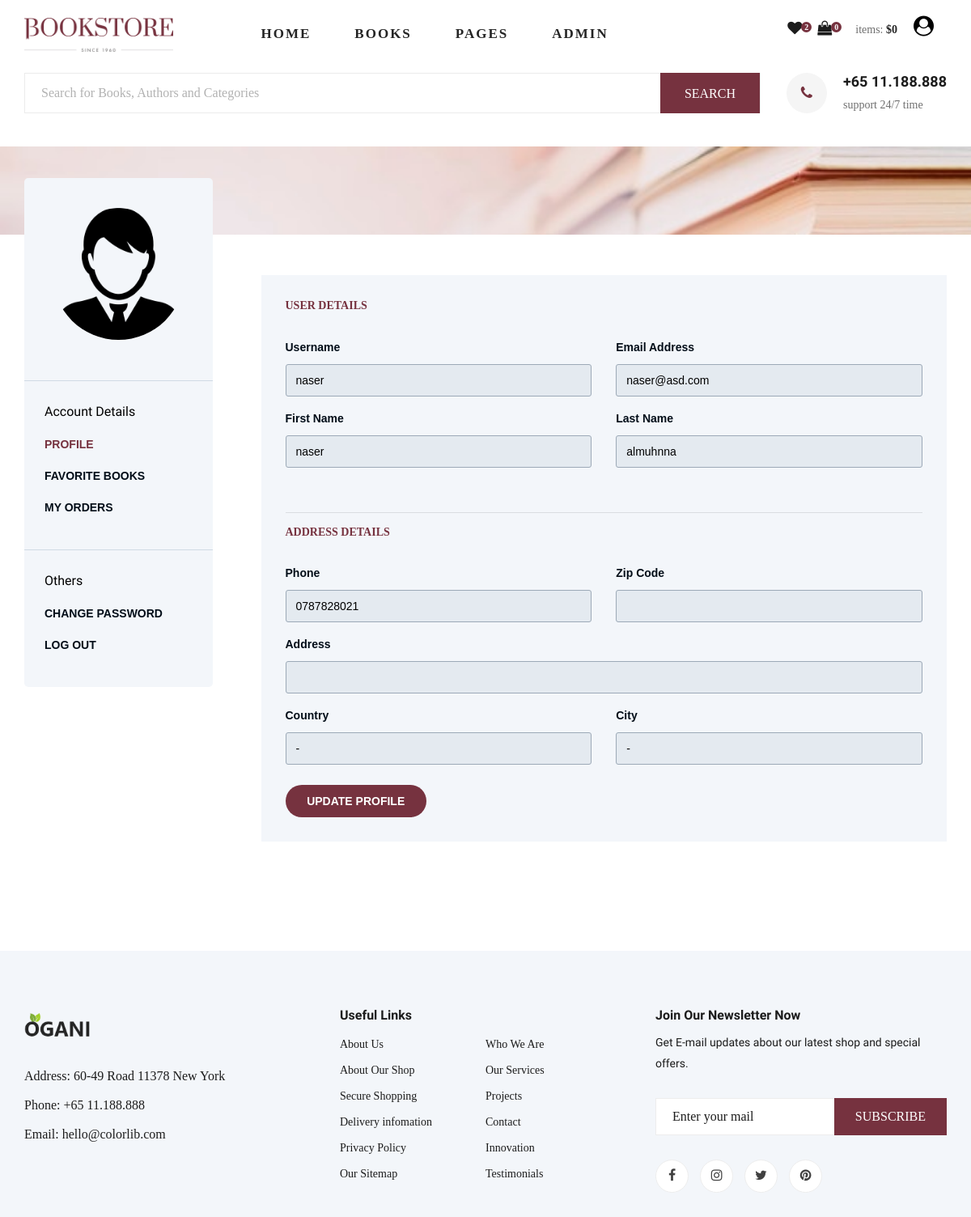
The app's page /users/profile (signed in), older data.
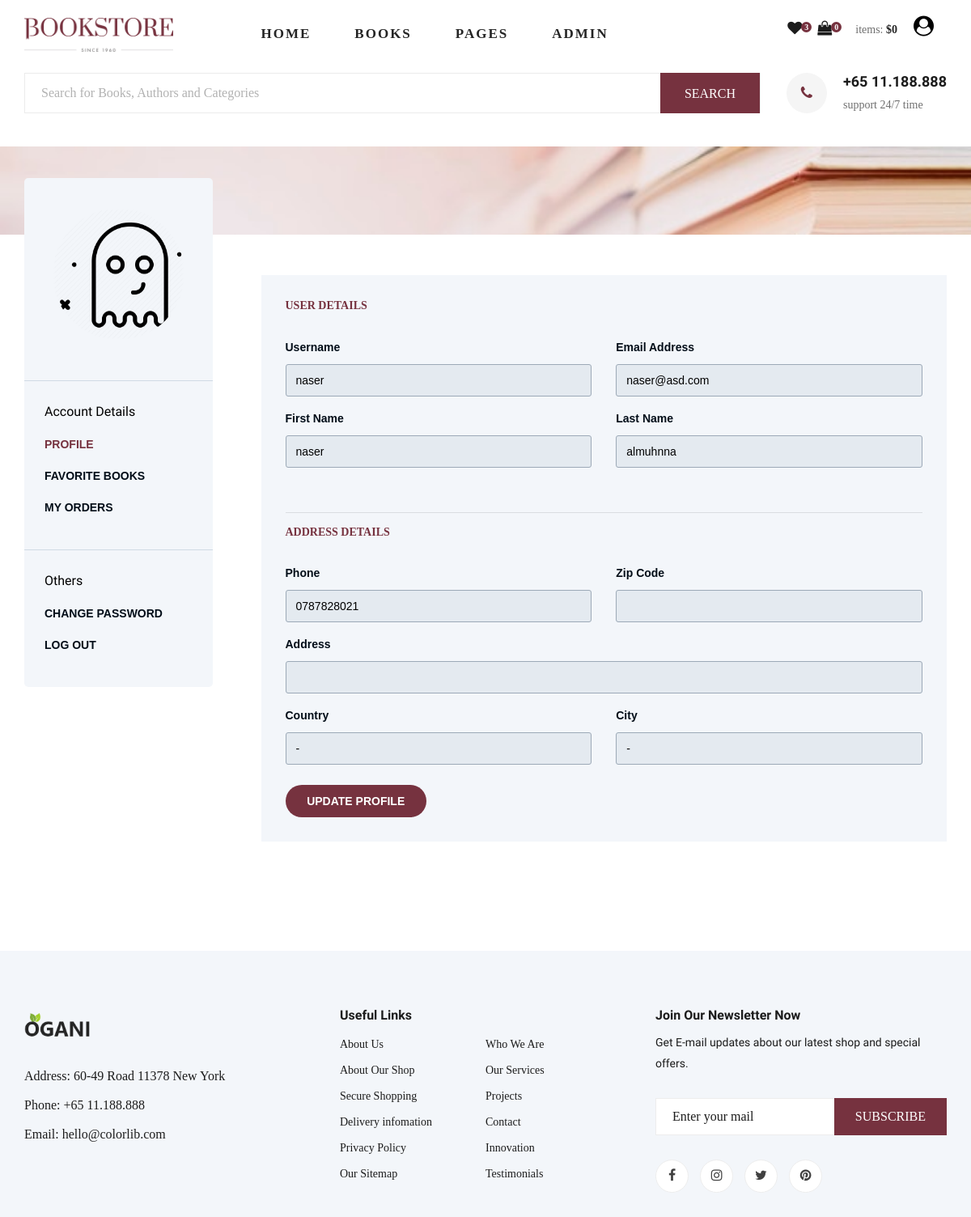
The same page, newer data.
### users/models.py (models this page shows, shortened)
class Profile(models.Model):
    user = models.OneToOneField(User, on_delete=models.CASCADE)
    phone = models.CharField(max_length=15, blank=True)
    address = models.CharField(max_length=150, blank=True)
    zip_code = models.CharField(max_length=8, blank=True)
    city = models.CharField(max_length=40, blank=True)
    country = models.CharField(max_length=40, blank=True)
    image = models.ImageField(upload_to='profile_img', null=True, blank=True)
    slug = models.SlugField(unique=True, null=True, blank=True)

### users/views.py (the view)
# urls.py: path('profile', user_views.profile, name='profile'),
@login_required(login_url='/account/login')
def profile(request):
    context = {
        'profiles': models.Profile.objects.filter(user_id=request.user.id),
    }
    context.update(total_price_items(request.user.id))
    return render(request, 'users/profile.html', context)

### main/views.py (called while the page is built)
def total_price_items(userid):
    shopcart = ShopCart.objects.filter(user_id=userid)
    context = {
        'shopcart': shopcart,
        'total_price': total_price(shopcart),
        'favourites_count': models.Book.objects.filter(
            favourite=userid).count()
    }
    return context

### order/views.py (called while the page is built)
def total_price(shopcart):
    total_price = 0
    for book_in_cart in shopcart:
        if book_in_cart.book.discount_price:
            total_price += book_in_cart.quantity * book_in_cart.book.discount_price
        else:
            total_price += book_in_cart.quantity * book_in_cart.book.price
    return round(total_price, 2)

### templates/users/profile.html (shortened to what the changed rows need)
{% extends "base/main/layout/layout.html" %}
{% load i18n %}
{% load static %}
{% load crispy_forms_tags %}
{% block content %}
<div class="buster-light">
    <div class="page-single">
        <div class="container">
            <div class="row ipad-width">
                {% for profile in profiles %}
                <div class="col-md-3 col-sm-12 col-xs-12">
                    <div class="user-information">
                        <div class="user-img">
                            <a href="#"><img
                                    src="/media/{% if profile.image %}{{ profile.image }}{% else %}default.png{% endif %}"
                                    alt=""><br></a>
                        </div>
                        <div class="user-fav">
                            <p>Account Details</p>
                            <ul>
                                <li class="active"><a href="#">Profile</a></li>
                                <li><a href="{% url 'main:favourite_books_list' slug=user.username %}">Favorite
                                        Books</a></li>
                                <li><a href="{% url 'order:orders_list' %}">My Orders</a></li>
                            </ul>
                        </div>
                        <div class="user-fav">
                            <p>Others</p>
                            <ul>
                                <li><a href="{% url 'users:change_password'  %}">Change password</a></li>
                                <li><a href="{% url 'users:logout'  %}">Log out</a></li>
                            </ul>
                        </div>
                    </div>
                </div>
                <div class="col-md-9 col-sm-12 col-xs-12">
                    <div class="form-style-1 user-pro" action="#">
                        <h4>User details</h4>
                        <div class="row">
                            <div class="col-md-6 form-it">
                                <label>Username</label>
                                <input type="text" value="{{ user.username }}" name="username" disabled>
                            </div>
                            <div class="col-md-6 form-it">
                                <label>Email Address</label>
                                <input type="text"
                                    value="{% if user.email %}{{ user.email }}{% else %}Your@email.com{% endif %}"
                                    name="email" disabled>
                            </div>
                        </div>
                        <div class="row">
                            <div class="col-md-6 form-it">
                                <label>First Name</label>
                                <input type="text" value="{{ user.first_name }}" name="first_name" disabled>
                            </div>
                            <div class="col-md-6 form-it">
                                <label>Last Name</label>
                                <input type="text" value="{{ user.last_name }}" name="last_name" disabled>
                            </div>
                        </div>
                        <br>
                        <hr>
                        <h4>Address details</h4>
                        <div class="row">
                            <div class="col-md-6 form-it">
                                <label>Phone</label>
                                <input type="text" value="{{ profile.phone }}" name="phone" disabled>
                            </div>
                            <div class="col-md-6 form-it">
                                <label>Zip Code</label>
                                <input type="text" value="{{ profile.zip_code }}" name="zip_code" disabled>
                            </div>
                        </div>
                        <div class="row">
                            <div class="col-md-12 form-it">
                                <label>Address</label>
                                <input type="text" value="{{ profile.address }}" name="address" disabled>
                            </div>
                        </div>
                        <div class="row">
                            <div class="col-md-6 form-it">
                                <label>Country</label>
                                <input type="text" value="{{ profile.country }}" name="country" disabled>
                            </div>
                            <div class="col-md-6 form-it">
                                <label>City</label>
                                <input type="text" value="{{ profile.city }}" name="city" disabled>
                            </div>
                        </div>
                        <div class="row">
                            <div class="col-md-3">
                                <a href="{% url 'users:profile_update' %}"><input class="submit" type="submit"
                                        value="Update Profile"></a>
                            </div>
                        </div>
                    </div>
                </div>
                {% endfor %}
            </div>
        </div>
    </div>
</div>
{% endblock %}

Row changes from the older to the newer data that the page shows:
changed Profile: image: picture added in place of a placeholder
Text that changed along with them:
{{ favourites_count }}: "2" → "3"
